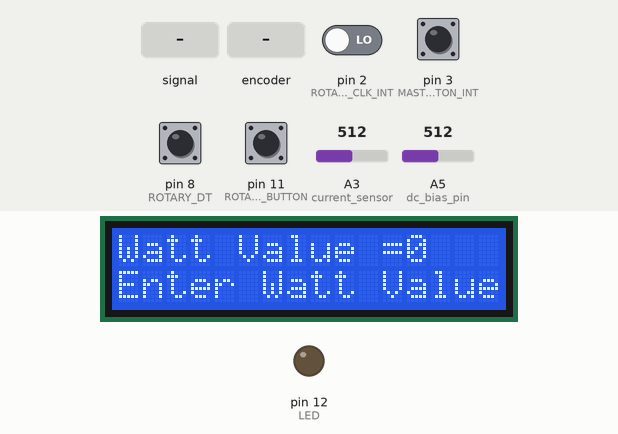
The sketch below on a simulated Arduino Uno, built with avr-gcc and run on an emulated ATmega328P. On the bench: 16×2 character LCD, output pins drawn as LEDs (lit = HIGH). Inputs (shaded band) come from the test bench; at power-on: pin 8 (ROTARY_DT) HIGH, pin 2 (ROTARY_CLK_INT), pin 3 (MASTER_BUTTON_INT), pin 11 (ROTARY_BUTTON) LOW, A3 (current_sensor) = 512, A5 (dc_bias_pin) = 512.

Above: at 4.2 s.
4.3 s: pin 3 (MASTER_BUTTON_INT) pulled HIGH for 0.15 s
At 6.9 s:
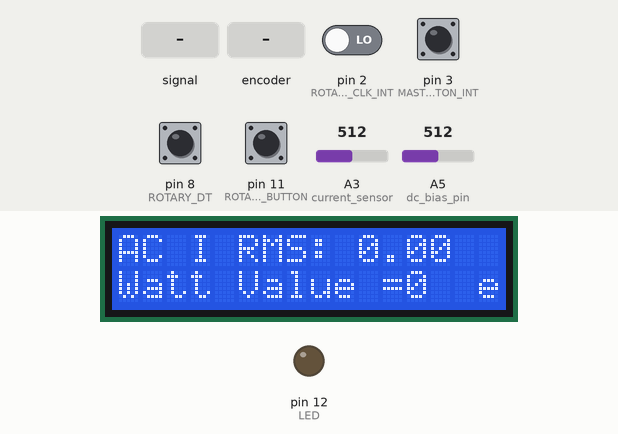
7.2 s: A3 (current_sensor) fed a 200 Hz sine of ±81 counts around its level
At 9.6 s:
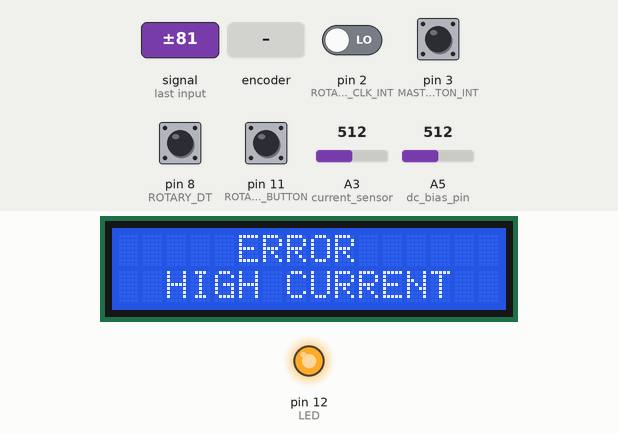
10.1 s: pin 3 (MASTER_BUTTON_INT) pulled HIGH for 1 s
At 11.6 s:
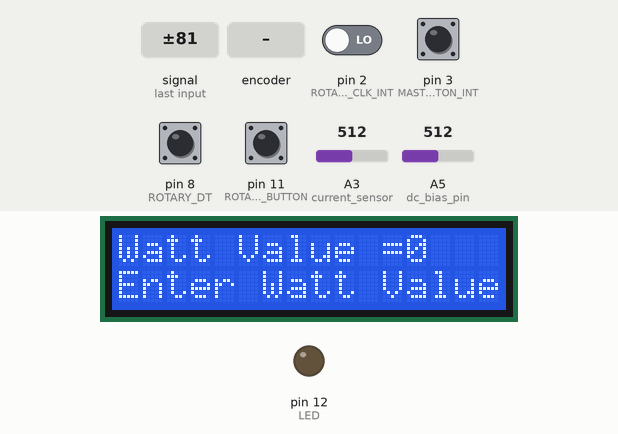
12.6 s: rotary encoder on pin 2 (ROTARY_CLK_INT) / pin 8 (ROTARY_DT) turned 3 steps (first pin leading)
At 13.9 s:
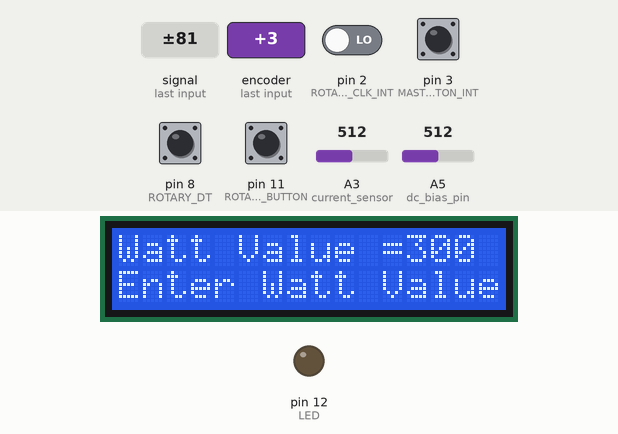
14.7 s: pin 3 (MASTER_BUTTON_INT) pulled HIGH for 0.15 s
At 17.3 s:
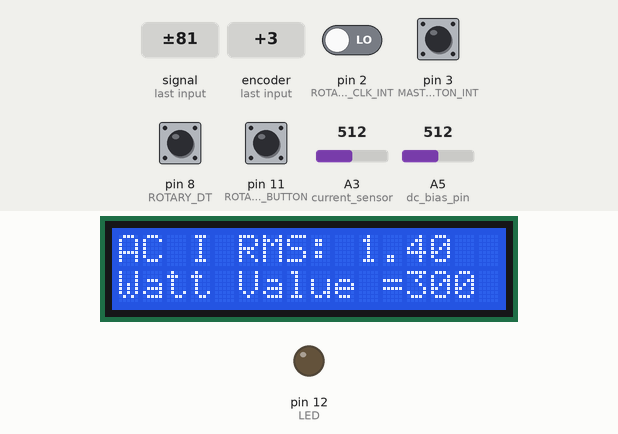
17.6 s: pin 3 (MASTER_BUTTON_INT) pulled HIGH for 3.2 s
At 18.2 s:
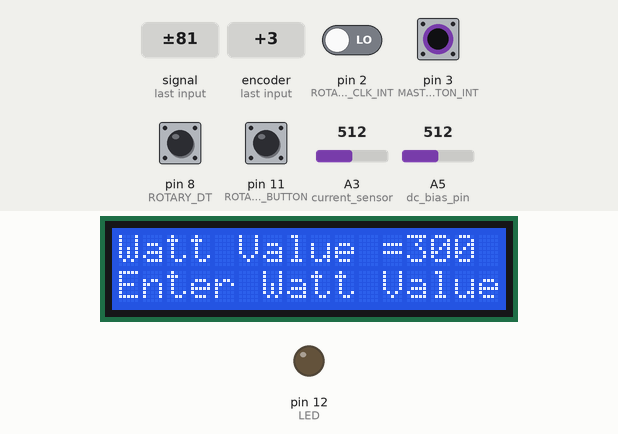
Timing chart, 0 to 20.6 s (numbered marks = the images above; inputs shaded):
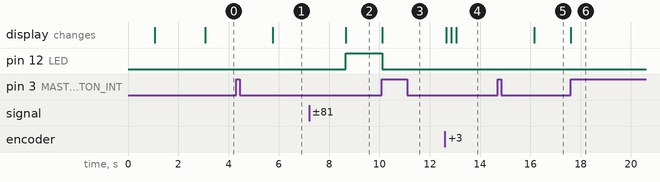

Measured:
- after the input at 4.3 s, the display: changes after 1.5 s (image 1)
- after the input at 7.2 s, pin 12 (LED): LOW → HIGH after 1.5 s; the display: changes after 1.5 s (image 2)
- after the input at 10.1 s, pin 12 (LED): HIGH → LOW at once; the display: first changes at once (image 3 shows a later state)
- after the input at 12.6 s, the display: first changes after 0.06 s (image 4 shows a later state)
- after the input at 14.7 s, the display: changes after 1.5 s (image 5)
- after the input at 17.6 s, the display: changes at once (image 6)

The sketch:

Arduino_Code.ino
```cpp
#include <LiquidCrystal.h>

#define current_sensor A3
#define dc_bias_pin A5
#define _NUMBER_OF_SAMPLES 172
#define rs 10
#define enable 9
#define d4 7
#define d5 6
#define d6 5
#define d7 4
#define LED 13
#define MASTER_BUTTON_INT 3
#define ROTARY_CLK_INT 2
#define ROTARY_DT 8
#define ROTARY_BUTTON 11
#define LED 12

signed int samples_raw[_NUMBER_OF_SAMPLES];
signed int dc_bias;
float result;
float average_result;
LiquidCrystal lcd(rs, enable, d4, d5, d6, d7);
signed char direction = 0;
volatile bool current_state_CLK = 0;
volatile bool previous_state_CLK = 0;
volatile bool master_flag = 1;
int counter = 0;
signed char watt_num[3] = { 0 };
char watt_index = 0;
int watt_value = 0;
bool button_previous_state = 0;
bool button_current_state = 0;
float expected_current = 0;

void setup() {
  // put your setup code here, to run once:
  pinMode(LED, OUTPUT);
  pinMode(ROTARY_BUTTON, INPUT);
  pinMode(MASTER_BUTTON_INT, INPUT);
  pinMode(ROTARY_CLK_INT, INPUT);
  pinMode(ROTARY_DT, INPUT);
  previous_state_CLK = digitalRead(ROTARY_CLK_INT);
  attachInterrupt(digitalPinToInterrupt(MASTER_BUTTON_INT), M_FLAG, RISING);
  attachInterrupt(digitalPinToInterrupt(ROTARY_CLK_INT), Direction, CHANGE);
  Serial.begin(9600);
  button_previous_state = digitalRead(ROTARY_BUTTON);
  lcd.begin(16, 2);
  lcd.setCursor(5, 0);
  lcd.print("Welcome ");
  delay(1000);
  lcd.clear();
  lcd.setCursor(3, 0);
  lcd.print("AC Current");
  lcd.setCursor(2, 1);
  lcd.print("Sensing Meter");
  delay(2000);
  lcd.clear();
}

void loop() {
  digitalWrite(LED, LOW);
  if (master_flag == HIGH) {
    digitalWrite(LED, LOW);
    button_current_state = digitalRead(ROTARY_BUTTON);
    if (button_current_state == HIGH && button_previous_state == LOW) {
      watt_index++;
      if (watt_index > 2) {
        watt_index = 0;
      }
    }
    button_previous_state = button_current_state;
    if (direction == 1) {
      watt_num[watt_index] = watt_num[watt_index] + 1;
      if (watt_num[watt_index] > 9) {
        watt_num[watt_index] = 0;
      }
    } else if (direction == -1) {
      watt_num[watt_index] = watt_num[watt_index] - 1;
      if (watt_num[watt_index] < 0) {
        watt_num[watt_index] = 9;
      }
    } else {
    }
    direction = 0;
    watt_value = 100 * watt_num[0] + 10 * watt_num[1] + watt_num[2];
    lcd.setCursor(0, 0);
    lcd.print("Watt Value =");
    lcd.print(watt_value);
    lcd.print("  ");
    lcd.setCursor(0, 1);
    lcd.print("Enter Watt Value");
    lcd.print("  ");
  } else if ((master_flag != HIGH)) {

    average_result = 0;
    for (unsigned char number_of_cycles = 0; number_of_cycles < 50; number_of_cycles++) {
      dc_bias = analogRead(dc_bias_pin);
      result = 0;
      for (unsigned int i = 0; i < _NUMBER_OF_SAMPLES; i++) {
        samples_raw[i] = analogRead(current_sensor);
      }
      for (unsigned int i = 0; i < _NUMBER_OF_SAMPLES; i++) {
        samples_raw[i] = samples_raw[i] - dc_bias;
        if (abs(samples_raw[i]) < 3) {
          samples_raw[i] = 0;
        }
        result = result + pow(samples_raw[i] * 5.0 / 1023.0, 2);
      }
      result = result / _NUMBER_OF_SAMPLES;
      result = sqrt(result);
      result = result * 5;

      average_result = average_result + result;
    }
    average_result = average_result / 50.0;
    expected_current = watt_value / 220.0;
    while (average_result - expected_current > 0.2 && master_flag != HIGH) {
      lcd.setCursor(0, 0);
      lcd.print("     ERROR      ");
      lcd.setCursor(0, 1);
      lcd.print("  HIGH CURRENT  ");
      digitalWrite(LED, HIGH);
      for (unsigned char number_of_cycles = 0; number_of_cycles < 50; number_of_cycles++) {
        dc_bias = analogRead(dc_bias_pin);
        result = 0;
        for (unsigned int i = 0; i < _NUMBER_OF_SAMPLES; i++) {
          samples_raw[i] = analogRead(current_sensor);
        }
        for (unsigned int i = 0; i < _NUMBER_OF_SAMPLES; i++) {
          samples_raw[i] = samples_raw[i] - dc_bias;
          if (abs(samples_raw[i]) < 3) {
            samples_raw[i] = 0;
          }
          result = result + pow(samples_raw[i] * 4.85  / 1023.0, 2);
        }
        result = result / _NUMBER_OF_SAMPLES;
        result = sqrt(result);
        result = result * 5;

        average_result = average_result + result;
      }
      average_result = average_result / 50.0;
    }


    lcd.setCursor(0, 0);
    lcd.print("AC I RMS: ");
    lcd.print(average_result);
    lcd.print("     ");
    lcd.setCursor(0, 1);
    lcd.print("Watt Value =");
    lcd.print(watt_value);
    lcd.print("  ");
  }
}


void M_FLAG() {
  master_flag = !master_flag;
  direction = 0;
}

void Direction() {
  current_state_CLK = digitalRead(ROTARY_CLK_INT);

  if (current_state_CLK == HIGH && previous_state_CLK == LOW) {
    if (digitalRead(ROTARY_DT) != current_state_CLK) {
      direction = 1;
    } else {
      direction = -1;
    }
  }
  previous_state_CLK = current_state_CLK;
}
```
